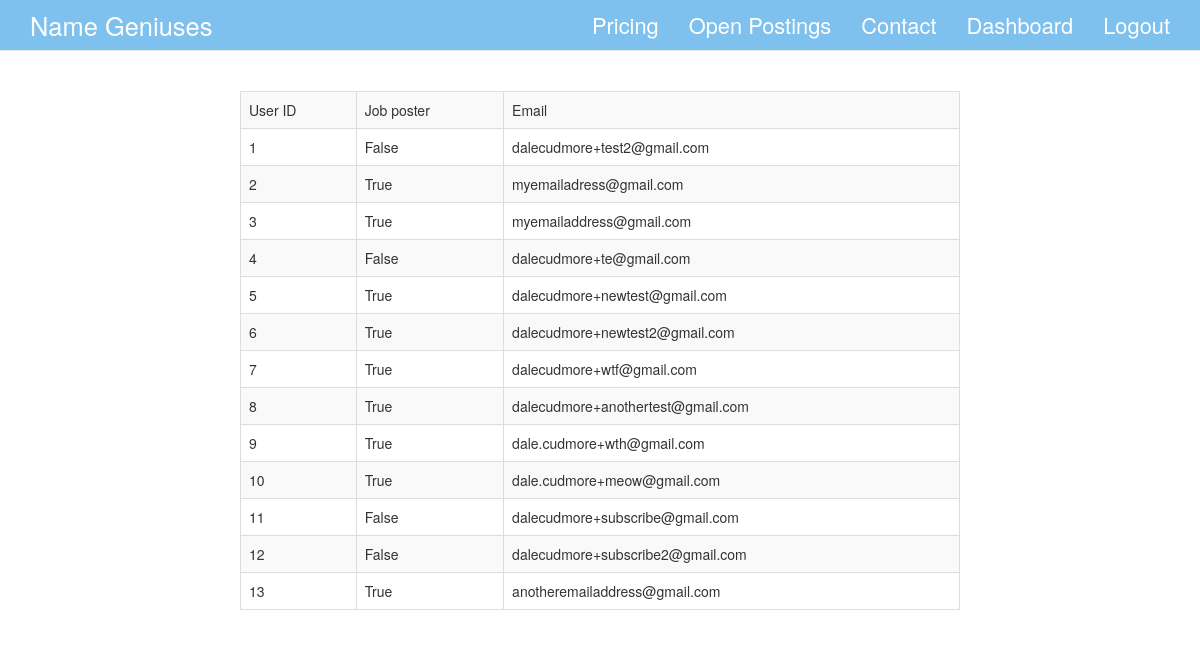
Page /adminusers (signed in) on the committed database.
### app/models.py (models this page shows, shortened)
class User(UserMixin, db.Model):
    __tablename__ = 'user'
    id = db.Column(db.Integer, primary_key=True)
    email = db.Column(db.String(120), index=True, unique=True)
    jobposter=db.Column(db.Boolean, default=False)
    suggester=db.Column(db.Boolean, default=False)
    last_seen = db.Column(db.DateTime)
    _password = db.Column(db.String(128))
    confirmed=db.Column(db.Boolean, default=False)
    paypalemail=db.Column(db.String(140), nullable=True)
    wins = db.Column(db.Integer, default=0)
    totalwinnings=db.Column(db.Float, default=0)
    totalpaid=db.Column(db.Float, default=0)
    paydue=db.Column(db.Float, default=0)
    emailnotes=db.Column(db.Boolean, default=True)
    postings = db.relationship('Posting', backref='creator', lazy='dynamic')
    admin=db.Column(db.Boolean, default=False)
    @hybrid_property
    def password(self):
        return self._password
    @property
    def is_authenticated(self):
        return True

### app/views.py (the view)
@app.route('/adminusers')
@login_required
@check_admin
def adminusers():
    users=User.query.all()
    return render_template('adminusers.html',
                           title="All users",
                           users=users)

### app/views.py (called while the page is built)
@lm.user_loader
def load_user(id):
    return User.query.get(int(id))

@app.before_request
def before_request():
    g.user = current_user
    if g.user.is_authenticated:
        g.user.last_seen = datetime.utcnow()
        db.session.add(g.user)
        db.session.commit()

@app.after_request
def after_request(response):
    for query in get_debug_queries():
        if query.duration >= DATABASE_QUERY_TIMEOUT:
            app.logger.warning("SLOW QUERY: %s\nParameters: %s\nDuration: %fs\nContext: %s\n" % (query.statement, query.parameters, query.duration, query.context))
    return response

### app/templates/adminusers.html (shortened to what this page needs)
{% extends "base.html" %}
{% block content %}
<div class="dashboard">
    <table class="table table-bordered table-striped">
        <tr><td>User ID</td><td>Job poster</td><td>Email</td></tr>
        {% for u in users %}
        <tr><td>{{ u.id }}</td><td>{{ u.jobposter }}</td><td>{{u.email}}</td></tr>
        {% endfor %}
    </table>
</div>
{% endblock %}

### app/templates/base.html (shortened to what this page needs)
<!DOCTYPE html>
<html>
  <head>
    <link href="/static/css/bootstrap.min.css" rel="stylesheet" media="screen">
    <link href="/static/css/bootstrap-responsive.min.css" rel="stylesheet">
    <link href="/static/css/custom.css" rel="stylesheet" media="screen">
  </head>
  <body>
      <div class="container-fluid">
            <nav class="navbar navbar-default navbar-static-top">
              <div class="container">
                  <a class="navbar-brand" href="/">Name Geniuses</a>
                <div class="collapse navbar-collapse" id="bs-example-navbar-collapse-1">
                    <ul class="nav navbar-nav navbar-right">
                    <li><a href="{{ url_for('pricing') }}">Pricing</a></li>
                    <li><a href="{{ url_for('postings') }}">Open Postings</a></li>
                    <li><a href="{{ url_for('contact') }}">Contact</a></li>
                    {% if g.user.is_authenticated %}
                    <li><a href="{{ url_for('dashboard') }}">Dashboard</a></li>
                    <li><a href="{{ url_for('logout') }}">Logout</a></li>
                    {% else %}
                    <li><a href="{{ url_for('login') }}">Login</a></li>
                    {% endif %}
                     </ul>
                </div>
              </div>
            </nav>
          {% block content %}{% endblock %}
    </div>
  </body>
    {% if defaultfooter %}
       <footer class="footer">
        <table><tr><td><a href="{{ url_for('suggester') }}">Become a suggester</a></td><td><a href="{{ url_for('disclaimer') }}">Disclaimer</a></td></tr></table>
      </footer>
    {% else %}
    <div class="defaultfooter">
    </div>
    {% endif %}
</html>

### app/static/css/custom.css (style rules this page uses)
.container-fluid { padding:0px; }
nav.navbar.navbar-default.navbar-static-top { background-color:#7EC0EE; color:#FFF; font-size:1.3em; }
.navbar-brand { font-size: 1.4em; }
nav.navbar.navbar-default.navbar-static-top a { color:#FFF; }
.navbar { margin:0px; padding:0px; }
.dashboard { width:60%; margin:auto; padding-top:40px; }
.defaultfooter { height:40px; }
li { font-size: 1.2em; }

### rows in the picture
User: id "1", jobposter "False", email "dalecudmore+test2@gmail.com"
User: id "2", jobposter "True", email "myemailadress@gmail.com"
User: id "3", jobposter "True", email "myemailaddress@gmail.com"
User: id "4", jobposter "False", email "dalecudmore+te@gmail.com"
User: id "5", jobposter "True", email "dalecudmore+newtest@gmail.com"
User: id "6", jobposter "True", email "dalecudmore+newtest2@gmail.com"
User: id "7", jobposter "True", email "dalecudmore+wtf@gmail.com"
User: id "8", jobposter "True", email "dalecudmore+anothertest@gmail.com"
User: id "9", jobposter "True", email "dale.cudmore+wth@gmail.com"
User: id "10", jobposter "True", email "dale.cudmore+meow@gmail.com"
User: id "11", jobposter "False", email "dalecudmore+subscribe@gmail.com"
User: id "12", jobposter "False", email "dalecudmore+subscribe2@gmail.com"
User: id "13", jobposter "True", email "anotheremailaddress@gmail.com"
